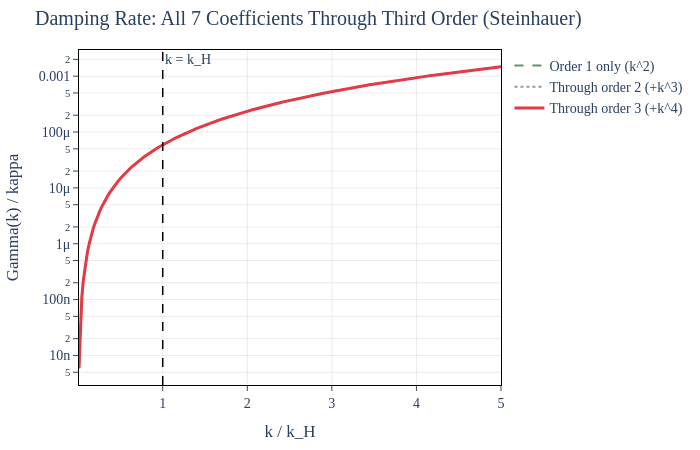

Here is the notebook cell this chart was saved with:
### Markdown cell above
## Section 4: Extended Damping Rate Through Third Order

The full damping rate with all 7 transport coefficients:

$$\Gamma(k) = \underbrace{\gamma_1 k^2 + \gamma_2 \omega^2/c_s^2}_{\text{Order 1}} + \underbrace{\gamma_{2,1} k^3 + \gamma_{2,2} \omega^2 k/c_s^2}_{\text{Order 2}} + \underbrace{\gamma_{3,1} k^4 + \gamma_{3,2} \omega^2 k^2/c_s^2 + \gamma_{3,3} \omega^4/c_s^4}_{\text{Order 3}}$$

### Code cell
# viz-ref: fig_damping_rate_third_order
# Plot damping rate Gamma(k) with all 7 coefficients through third order

fig = go.Figure()

# Use Steinhauer parameters as reference
p = experiments["Steinhauer"]
k_arr = np.linspace(0.01 * p["k_H"], 5 * p["k_H"], 300)
omega_arr = p["c_s"] * k_arr  # on-shell: omega = c_s * k

# First-order only
Gamma_1 = damping_rate(k_arr, omega_arr, p["c_s"], p["gamma_1"], p["gamma_2"])

# Through second order
Gamma_12 = damping_rate(
    k_arr,
    omega_arr,
    p["c_s"],
    p["gamma_1"],
    p["gamma_2"],
    p["gamma_2_1"],
    p["gamma_2_2"],
)

# Through third order
Gamma_123 = damping_rate(
    k_arr,
    omega_arr,
    p["c_s"],
    p["gamma_1"],
    p["gamma_2"],
    p["gamma_2_1"],
    p["gamma_2_2"],
    p["gamma_3_1"],
    p["gamma_3_2"],
    p["gamma_3_3"],
)

fig.add_trace(
    go.Scatter(
        x=k_arr / p["k_H"],
        y=Gamma_1 / p["kappa"],
        mode="lines",
        name="Order 1 only (k^2)",
        line=dict(color=COLORS["dispersive"], width=2, dash="dash"),
    )
)

fig.add_trace(
    go.Scatter(
        x=k_arr / p["k_H"],
        y=Gamma_12 / p["kappa"],
        mode="lines",
        name="Through order 2 (+k^3)",
        line=dict(color=COLORS["cross"], width=2, dash="dot"),
    )
)

fig.add_trace(
    go.Scatter(
        x=k_arr / p["k_H"],
        y=Gamma_123 / p["kappa"],
        mode="lines",
        name="Through order 3 (+k^4)",
        line=dict(color=COLORS["dissipative"], width=3),
    )
)

# Mark horizon wavenumber
fig.add_vline(
    x=1.0,
    line=dict(color=COLORS["horizon"], width=1.5, dash="dash"),
    annotation_text="k = k_H",
    annotation_position="top right",
)

apply_layout(
    fig,
    title="Damping Rate: All 7 Coefficients Through Third Order (Steinhauer)",
    xaxis_title="k / k_H",
    yaxis_title="Gamma(k) / kappa",
    height=450,
    width=700,
    yaxis_type="log",
)

fig.show()

print(f"At k = k_H: Gamma_1/kappa = {Gamma_1[len(k_arr) // 5] / p['kappa']:.4e}")
print(f"The k^4 contribution becomes significant for k >> k_H")

### Figure 1 — Plotly figure (JSON) as saved in the notebook; plotly's stock layout.template omitted (floating-point values rounded to 4 significant figures; data arrays with more than 128 entries replaced by an {"elided": "..."} marker saying what was removed)
{"data": [{"line": {"color": "#5C946E", "dash": "dash", "width": 2}, "mode": "lines", "name": "Order 1 only (k^2)", "type": "scatter", "x": {"elided": "300 float values"}, "y": {"elided": "300 float values"}}, {"line": {"color": "#8D99AE", "dash": "dot", "width": 2}, "mode": "lines", "name": "Through order 2 (+k^3)", "type": "scatter", "x": {"elided": "300 float values"}, "y": {"elided": "300 float values"}}, {"line": {"color": "#E63946", "width": 3}, "mode": "lines", "name": "Through order 3 (+k^4)", "type": "scatter", "x": {"elided": "300 float values"}, "y": {"elided": "300 float values"}}], "layout": {"annotations": [{"showarrow": false, "text": "k = k_H", "x": 1, "xanchor": "left", "xref": "x", "y": 1, "yanchor": "top", "yref": "y domain"}], "font": {"family": "CMU Serif, Computer Modern, Times New Roman, serif", "size": 14}, "height": 450, "margin": {"b": 60, "l": 70, "r": 30, "t": 50}, "paper_bgcolor": "white", "plot_bgcolor": "white", "shapes": [{"line": {"color": "#000000", "dash": "dash", "width": 1.5}, "type": "line", "x0": 1, "x1": 1, "xref": "x", "y0": 0, "y1": 1, "yref": "y domain"}], "title": {"text": "Damping Rate: All 7 Coefficients Through Third Order (Steinhauer)"}, "width": 700, "xaxis": {"gridcolor": "rgba(0,0,0,0.08)", "linecolor": "black", "linewidth": 1, "mirror": true, "showgrid": true, "showline": true, "ticks": "outside", "title": {"text": "k / k_H"}, "zeroline": true, "zerolinecolor": "rgba(0,0,0,0.2)"}, "yaxis": {"gridcolor": "rgba(0,0,0,0.08)", "linecolor": "black", "linewidth": 1, "mirror": true, "showgrid": true, "showline": true, "ticks": "outside", "title": {"text": "Gamma(k) / kappa"}, "type": "log", "zeroline": true, "zerolinecolor": "rgba(0,0,0,0.2)"}}}
